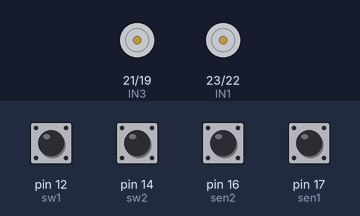
Bench run of a sketch on a simulated Arduino Mega 2560, built with avr-gcc and run on an emulated ATmega2560. Shown: motor-driver pin pairs drawn as motors (green arrow = first pin HIGH = forward, orange = second pin HIGH = backward, longer = more drive). Inputs (shaded band) come from the test bench; at power-on: pin 12 (sw1), pin 14 (sw2), pin 16 (sen2), pin 17 (sen1) HIGH.

Above: at 1.2 s.
1.3 s: pin 12 (sw1) pulled LOW for 0.15 s
At 1.9 s:
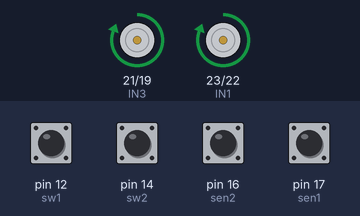
2.9 s: pin 14 (sw2) pulled LOW for 0.15 s
At 4.1 s:
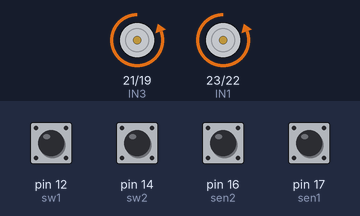
4.5 s: pin 12 (sw1) pulled LOW for 1 s
At 5.5 s:
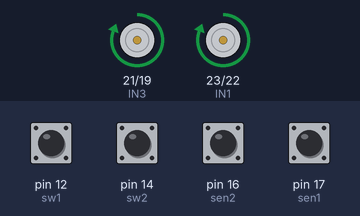
7.0 s: pin 14 (sw2) pulled LOW for 1 s
At 7.4 s:
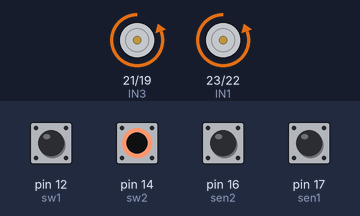
Timing chart, 0 to 10.0 s (numbered marks = the images above; inputs shaded):
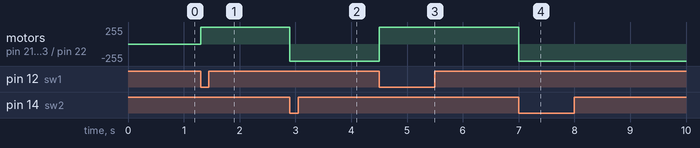

The sketch:

robot_sopon.ino
```cpp
int IN1 = 23;
int IN2 = 22;
int IN3 = 21;
int IN4 = 19;
int sen1 = 17;
int sen2 = 16;
int sw1 = 12;
int sw2 = 14;


void setup() {
  pinMode(IN1, OUTPUT);
  pinMode(IN2, OUTPUT);
  pinMode(IN3, OUTPUT);
  pinMode(IN4, OUTPUT);

  pinMode(sen1, INPUT);
  pinMode(sen2, INPUT);
  pinMode(sw1, INPUT);
  pinMode(sw2, INPUT);
}

void loop() {

int s1 = digitalRead(sw1);
int s2 = digitalRead(sw2);
int sensor1 = digitalRead(sen1);
int sensor2 = digitalRead(sen2);

  if (s1 == LOW ) {
    if (sensor1 == LOW) {
      Stop();
    } else {
      Straight ();
    }

  }

  if ( s2 == LOW) {
    if (sensor2 == LOW) {
      Stop();
    } else {
      Back();
    }
  }

}

void Straight () {
  digitalWrite(IN1, HIGH);
  digitalWrite(IN2, LOW);
  digitalWrite(IN3, HIGH);
  digitalWrite(IN4, LOW);
  delay(1000);
}

void Back () {
  digitalWrite(IN1, LOW);
  digitalWrite(IN2, HIGH);
  digitalWrite(IN3, LOW);
  digitalWrite(IN4, HIGH);
  delay(1000);
}

void Stop () {
  digitalWrite(IN1, LOW);
  digitalWrite(IN2, LOW);
  digitalWrite(IN3, LOW);
  digitalWrite(IN4, LOW);
  delay(1000);
}
```

Measured:
- after the input at 1.3 s, motor on pin 21 (IN3) / pin 19 (IN4), motor on pin 23 (IN1) / pin 22 (IN2): stopped → forward 255/255 at once
- after the input at 2.9 s, motor on pin 21 (IN3) / pin 19 (IN4), motor on pin 23 (IN1) / pin 22 (IN2): forward 255/255 → backward 255/255 at once
- after the input at 4.5 s, motor on pin 21 (IN3) / pin 19 (IN4), motor on pin 23 (IN1) / pin 22 (IN2): backward 255/255 → forward 255/255 at once
- after the input at 7.0 s, motor on pin 21 (IN3) / pin 19 (IN4), motor on pin 23 (IN1) / pin 22 (IN2): forward 255/255 → backward 255/255 at once
